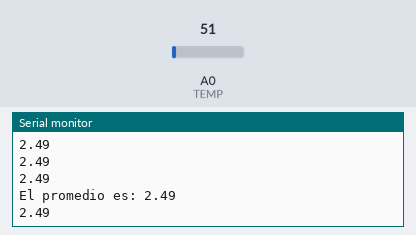
Recording of a sketch running on a simulated Arduino Uno, built with avr-gcc and run on an emulated ATmega328P. On the bench: the last lines printed to the serial monitor. The test bench sets the inputs (shaded band); at power-on: A0 (TEMP) = 51.

Above: at 1.2 s.
1.3 s: A0 (TEMP) set to 61
At 2.02 s:
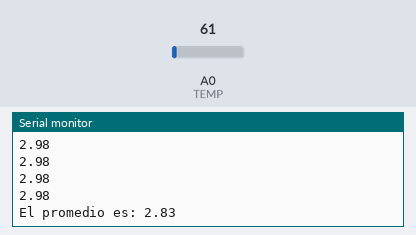
2.8 s: A0 (TEMP) set to 71
At 2.82 s:
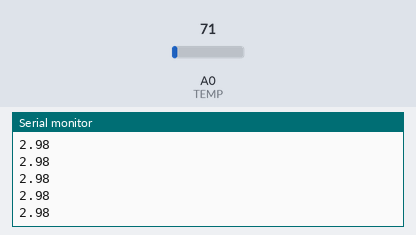
Timing chart, 0 to 5.8 s (numbered marks = the images above; inputs shaded):
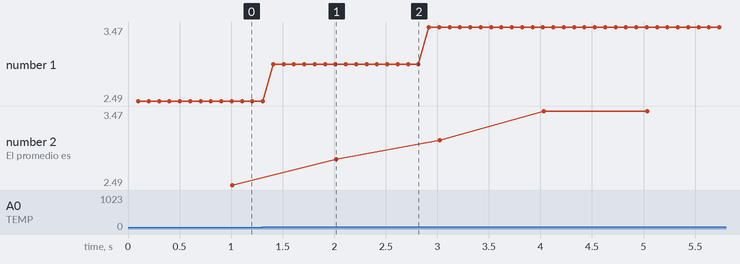

The sketch:

Ejercicio_Extra.ino
```cpp
//Filtro Básico Temperatura - Aiden Maid - 2023

#define TEMP A0

void setup()
{
  Serial.begin(9600);

  pinMode(TEMP, INPUT);
}

void loop()
{
  float lecturaAnalog;
  float tension;
  float temperatura;
  float sumaTemp = 0;
  float promedioTemp = 0;

  for (int i = 0; i < 10; i++)
  {
    lecturaAnalog = analogRead(TEMP);
    tension = lecturaAnalog * 5 / 1023;
    temperatura = tension * 50 / 5;
    delay(100);
    Serial.println(temperatura);
    sumaTemp = sumaTemp + temperatura;
  }

  promedioTemp = sumaTemp / 10;
  Serial.print("El promedio es: ");
  Serial.println(promedioTemp);
}
```

Measured:
- after the input at 1.3 s, the serial monitor: prints a new line after 0.11 s (image 1)
- plotted number 1: 2.49 → 2.98 after the input at 1.3 s, 2.98 → 3.47 after the input at 2.8 s
- plotted number 2: 2.49 → 2.83 after the input at 1.3 s, 2.83 → 3.47 after the input at 2.8 s
